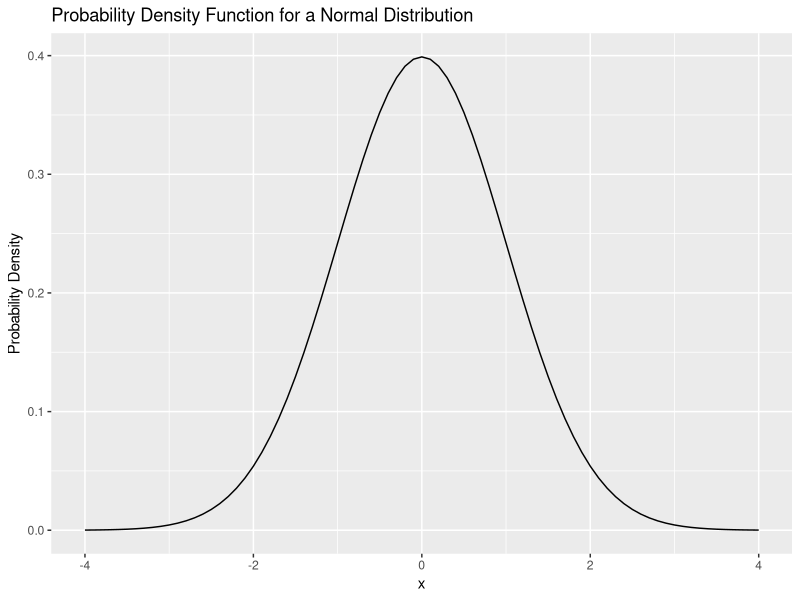
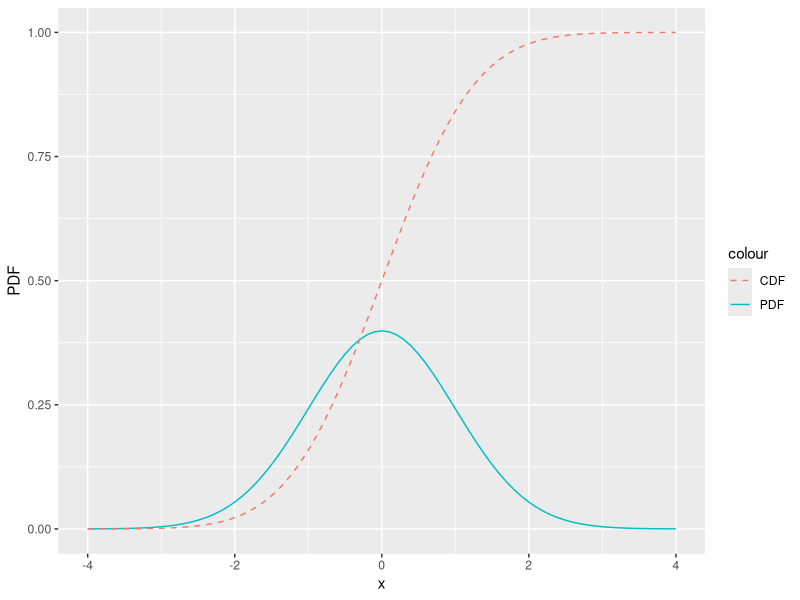

Source code (R) for these figures, in order: (Note: this script raises an error after producing the figures.)
## ---- chunk 1
library(tidyverse)
## ---- chunk 2
tibble(
  x = seq(-4,4,by=0.1),
  `Probability Density`=dnorm(x,0,1)
) %>%
  ggplot(aes(x=x,y=`Probability Density`)) +
  geom_line() +
  labs(title="Probability Density Function for a Normal Distribution")

## ---- chunk 3
tibble(
  x = seq(-4,4,by=0.1),
  PDF=dnorm(x,0,1),
  CDF=pnorm(x,0,1)
) %>%
  ggplot() +
  geom_line(aes(x=x,y=PDF,color="PDF")) +
  geom_line(aes(x=x,y=CDF,color="CDF"),linetype="dashed")
## ---- chunk 4
d <- tibble(
  x = c(-4,4),
) 
g <- ggplot(d,aes(x=x)) +
  stat_function(fun=dnorm,mapping=aes(color="PDF")) +
  geom_point(aes(x=x,y=y),data=tibble(x=c(1.37),y=c(pnorm(1.37)))) +
  stat_function(fun=pnorm,linetype="dashed",mapping=aes(color="CDF"))+
  geom_segment(
    aes(x=x,y=y,xend=xend,yend=yend),
    data=tibble(x=1.37,xend=1.37,y=pnorm(1.37),yend=0),
    linetype="dashed"
    )

(g + stat_function(fun=dnorm,
                xlim=c(-4,1.37),
                geom="area",
                alpha=0.2,
                ) + labs(title=str_c("P(X < x| x=1.37) = ",round(pnorm(1.37),2)))) /
(g + stat_function(fun=dnorm,
                xlim=c(1.37,4),
                geom="area",
                alpha=0.2
                ) + labs(title=str_c("P(X > x| x=1.37) = ",round(1-pnorm(1.37),2))))
## ---- chunk 5
d <- tibble(
  p=runif(1000,0,1),
  x=qnorm(p,0,1)
)
unif <- ggplot(d,aes(y=x)) +
  geom_histogram(bins=30)
norm <- ggplot(d,aes(x=p)) +
  geom_histogram(bins=30)
scatter <- ggplot(d,aes(x=p,y=x)) +
  geom_point() +
  stat_function(
    fun=qnorm,
    xlim=c(0,1),
    linetype="dashed",
    color="red"
    )
 
norm + plot_spacer() + scatter + unif + 
  plot_layout(
    ncol = 2, 
    nrow = 2, 
    widths = c(4, 1),
    heights = c(1, 4)
  ) 
## ---- chunk 6
set.seed(2)
my_letter <- rpois(n = 30, lambda = 20)
plot(my_letter,
  main = "Letters received each day",
  xlab = "day of the month", ylab = "number of letters",
  pch = 19, col = "royalblue"
)
abline(a = 20, b = 0, lwd = 2, lty = 3, col = "salmon")
## ---- chunk 7
plot(density(my_letter),
  lwd = 2, col = "royalblue",
  main = "Probability of number of letters each day",
  xlab = "number of letters"
)
## ---- chunk 8
set.seed(3)
plot(density(rpois(n = 5000, lambda = 20)),
  lwd = 2, col = "royalblue",
  main = "Probability of number of letters each day",
  xlab = "number of letters"
)
## ---- chunk 9
plot(dpois(c(1:40), lambda = 20),
  lwd = 2, type = "l", col = "royalblue",
  ylab = "probability", main = "Poisson lambda=20"
)
## ---- chunk 10
dpois(x = 18, lambda = 20)
## ---- chunk 11
ppois(q = 18, lambda = 20, lower.tail = T)
## ---- chunk 12
plot(dpois(c(1:40), lambda = 20),
  lwd = 2, type = "l", col = "royalblue",
  ylab = "probability", main = "Poisson lambda=20"
)
polygon(
  x = c(1:18, 18),
  y = c(dpois(c(1:18), lambda = 20), 0),
  border = "royalblue", col = "lightblue1"
)
segments(x0 = 18, y0 = 0, y1 = 0.08439355, lwd = 2, lty = 2, col = "salmon")
## ---- chunk 13
qpois(p = 0.3814219, lambda = 20)
## ---- chunk 14
set.seed(2)
norm <- rnorm(n = 50000, mean = 0, sd = 1)
plot(density(norm),
  main = "A Normal distribution", xlab = "x",
  lwd = 2, col = "royalblue"
)
## ---- chunk 15
set.seed(2)
rnorm(
  n = 6, # number of data points to draw
  mean = 0, # mean
  sd = 1 # standard deviation
) 
## ---- chunk 16
dnorm(x = 0.5, mean = 0, sd = 1)
## ---- chunk 17
plot(density(norm),
  main = "A Normal distribution", xlab = "x",
  lwd = 2, col = "royalblue"
)
segments(x0 = 0.5, y0 = 0, y1 = 0.3520653, lwd = 2, lty = 3, col = "salmon")
segments(x0 = -5, y0 = 0.3520653, x1 = 0.5, lwd = 2, lty = 3, col = "salmon")
points(x = 0.5, y = 0.3520653, cex = 1.5, lwd = 2, col = "red")
text(x = 1.1, y = 0.36, labels = "0.3521", col = "red2")
## ---- chunk 18
pnorm(q = 0.5, mean = 0, sd = 1)
## ---- chunk 19
plot(density(norm),
  main = "A Normal distribution", xlab = "x",
  lwd = 2, col = "royalblue"
)
polygon(
  x = c(density(norm)$x[density(norm)$x <= 0.5], 0.5),
  y = c(density(norm)$y[density(norm)$x <= 0.5], 0),
  border = "royalblue", col = "lightblue1"
)
segments(x0 = 0.5, y0 = 0, y1 = 0.3520653, lwd = 2, lty = 2, col = "salmon")
## ---- chunk 20
pnorm(q = 0.5, mean = 0, sd = 1)
qnorm(p = 0.6914625, mean = 0, sd = 1)
## ---- chunk 21
library(ggbeeswarm)
library(patchwork)
# synthetic dataset generated with three normal distributions
d <- tibble(
  Value=c(rnorm(1000,0,2),rnorm(1000,5,1),rnorm(1000,10,5))  
)
g_dens <- ggplot(d,aes(x=Value,fill="orange")) +
  geom_density() +
  guides(fill="none") # turns off the legend
g_bee <- ggplot(d, aes(x=1,y=Value)) +
  geom_beeswarm()
g_bee | g_dens
## ---- chunk 22
#Example
set.seed(10)
x0 <- rnorm(100, 0, 1) #rnorm(n_samples, true_mean, standard_deviation)

ttestx0 <- t.test(x0, mu = 0, alternative = "two.sided", conf.level = 0.95) #actual running of the t-test
#t.test(x0) yeilds the same results bc I used default values for mu, alternative, and conf.level

tlessx0 <- t.test(x0, mu = 0, alternative = "less", conf.level = 0.90)

knitr::knit_print(ttestx0) #display t-test output via knitr
## ---- chunk 23
#Unpaired t-test example
set.seed(10)
x <- rnorm(100, 0, 1)
y <- rnorm(100, 3, 1)

unpaired <- t.test(x, y)

knitr::knit_print(unpaired)
## ---- chunk 24
#Unpaired t-test example
set.seed(10)
x <- rnorm(100, 0, 13)
y <- rnorm(100, 3, 1)

unpaired <- t.test(x, y, paired = TRUE)

knitr::knit_print(unpaired)
## ---- chunk 25
x <- c(10,25, 18, 92)

chisq.test(x, p=c(25, 25, 25, 25)/100)
## ---- chunk 26
roll <- function(nrolls, noptions){
 outcomes <- sample(1:noptions, nrolls, TRUE)
 return(length(outcomes[outcomes == 1]))
}

dataset <- function(sample, nrolls, noptions){
  simulations <- c()
  for(i in 1:sample){simulations[i] <- roll(nrolls, noptions)}
  return(simulations)
}

set.seed(18)
Yellow_Wins <- dataset(1000, 14, 5)
hist(Yellow_Wins, freq=FALSE, right=FALSE)
## ---- chunk 27
set.seed(2)
norm <- rnorm(n = 50000, mean = 4, sd = 1)
plot(density(norm),
     main = "P-Values on a Normal Distribution", xlab = "X-Values",
     lwd = 2, col = "royalblue"
)
polygon(
  x = c(density(norm)$x[density(norm)$x >= 6], 6),
  y = c(density(norm)$y[density(norm)$x >= 6], 0),
  border = "royalblue", col = "lightblue1"
)
segments(x0 = 6, y0 = 0, y1 = 0.4, lwd = 2, lty = 2, col = "salmon")
text(7, 0.2, "Observed Value (@ 2sd)")
text(3.9, 0.01, "Instances higher than crit. val ->")
## ---- chunk 28
sigma <- 15    # theoretical standard deviation
mu0   <- 100   # expected value under H0
mu1   <- 130   # expected value under H1
alpha <- 0.05  # probability of type I error
crit <- qnorm(1-alpha, mu0, sigma)
pow <- pnorm(crit, mu1, sigma, lower.tail=FALSE)
beta <- 1-pow
xLims <- c(50, 180)
left  <- seq(xLims[1],   crit, length.out=100)
right <- seq(crit, xLims[2],   length.out=100)
yH0r  <- dnorm(right, mu0, sigma)
yH1l  <- dnorm(left,  mu1, sigma)
yH1r  <- dnorm(right, mu1, sigma)

curve(dnorm(x, mu0, sigma), xlim=xLims, lwd=2, col="red", xlab="x", ylab="density",
      main="Relationship of Alpha and Beta Around Critical Value", ylim=c(0, 0.03), xaxs="i")
curve(dnorm(x, mu1, sigma), lwd=2, col="blue", add=TRUE)
polygon(c(right, rev(right)), c(yH0r, numeric(length(right))), border=NA,
        col=rgb(1, 0.3, 0.3, 0.6))
polygon(c(left,  rev(left)),  c(yH1l, numeric(length(left))),  border=NA,
        col=rgb(0.3, 0.3, 1, 0.6))
polygon(c(right, rev(right)), c(yH1r, numeric(length(right))), border=NA,
        density=5, lty=2, lwd=2, angle=45, col="darkgray")
abline(v=crit, lty=1, lwd=3, col="red")
text(crit+1,  0.03,  adj=0, label="Critical Value")
text(mu0-10,  0.025, adj=1, label="Null Hypothesis")
text(mu1+10,  0.025, adj=0, label="Alternative Hypothesis")
text(crit+8,  0.01,  adj=0, label="Statistical Power", cex=1.3)
text(crit-12, 0.004,  expression(beta),  cex=1.3)
text(crit-12, 0.002,  "Beta",  cex=1.3)
text(crit+5,  0.0015, expression(alpha), cex=1.3)
text(crit+5,  -0.0005, "Alpha", cex=1.3)

## ---- chunk 29
sigma <- 15    # theoretical standard deviation
mu0   <- 100   # expected value under H0
mu1   <- 130   # expected value under H1
alpha <- 0.025  # probability of type I error
crit <- qnorm(1-alpha, mu0, sigma)
old <- qnorm(1-0.05, mu0, sigma)
pow <- pnorm(crit, mu1, sigma, lower.tail=FALSE)
beta <- 1-pow
xLims <- c(50, 180)
left  <- seq(xLims[1],   crit, length.out=100)
right <- seq(crit, xLims[2],   length.out=100)
yH0r  <- dnorm(right, mu0, sigma)
yH1l  <- dnorm(left,  mu1, sigma)
yH1r  <- dnorm(right, mu1, sigma)

curve(dnorm(x, mu0, sigma), xlim=xLims, lwd=2, col="red", xlab="x", ylab="density",
      main="Relationship of Alpha and Beta Around P<Critical", ylim=c(0, 0.03), xaxs="i")
curve(dnorm(x, mu1, sigma), lwd=2, col="blue", add=TRUE)
polygon(c(right, rev(right)), c(yH0r, numeric(length(right))), border=NA,
        col=rgb(1, 0.3, 0.3, 0.6))
polygon(c(left,  rev(left)),  c(yH1l, numeric(length(left))),  border=NA,
        col=rgb(0.3, 0.3, 1, 0.6))
polygon(c(right, rev(right)), c(yH1r, numeric(length(right))), border=NA,
        density=5, lty=2, lwd=2, angle=45, col="darkgray")
abline(v=crit, lty=1, lwd=3, col="red")
abline(v=old, lty=2, lwd=2, col="pink")
text(crit+1,  0.03,  adj=0, label="Critical Value ->")
text(mu0-10,  0.025, adj=1, label="Null Hypothesis")
text(mu1+10,  0.025, adj=0, label="Alternative Hypothesis")
text(crit+8,  0.01,  adj=0, label="Statistical Power", cex=1.3)
text(crit-12, 0.004,  expression(beta),  cex=1.3)
text(crit-12, 0.002,  "Beta",  cex=1.3)
text(crit+5,  0.0015, expression(alpha), cex=1.3)
text(crit+5,  -0.0005, "Alpha", cex=1.3)

